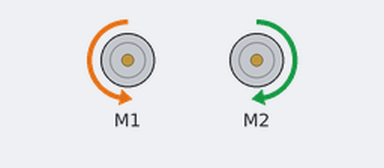
Bench run of a sketch on a simulated Arduino Leonardo, built with avr-gcc and run on an emulated ATmega32U4. Shown: 2 × DC motor (green arrow = forward, orange = backward, longer = faster).

Above: at 0.1 s.
At 3.3 s:
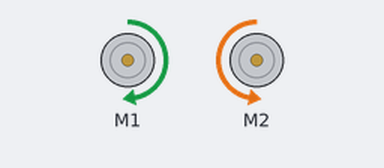
At 6.6 s:
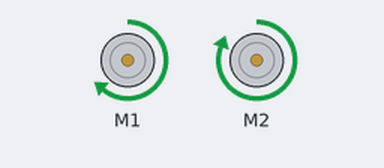
Timing chart, 0 to 8.1 s (numbered marks = the images above):
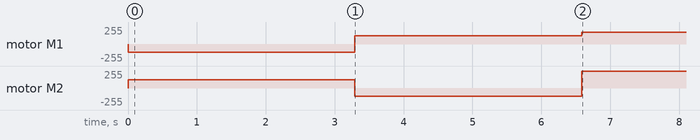

The sketch:

Challenge_2.ino
```cpp
/*
Line follower

Programmed by:
 - Rasmus Dueholm Kristiansen

*/
#include <Zumo32U4.h>


Zumo32U4Motors motors;
Zumo32U4LineSensors lineSensors;

uint64_t prevTime = 0;                                                                          // Time for previous adjustment. Used to get the delta time
float prevError = 0;                                                                            // Error for previous adjustment. Used to get the delta error.

const float mappingMaxValue = 100;                                                              // Before the programme is started, each sensor is calibrated. This is then when the programme is running mapped into a scale from 0 to 100.

// Variables for the PID controller
const float k_p = 0.6;
const float k_i = 0.1;
const float k_d = 10;

// Other variables controlling the movement.
const int defaultSpeed = 400;
const int minSpeed = 250;
const float defactorAcc = 400/(defaultSpeed * 1.0);
const float defactor = 200/(defaultSpeed * 1.0);

const float startOffset = 40;                                                                   // When the programme starts, the ZUMO is offsat, so it has to drive a shorter route.

const int calibrationSpeed = 200;                                                               // Speed for calibrating
const int calibrationAmount = 800;                                                              // Amount of calibrations.

// There are 5 sensors in total, 2 outer, two inner and one center. Because of the difference, the outer sensors will provide a more significant change in direction.
const float outerSensorFactor = 20;
const float innerSensorFactor = 1;

const int lineSensorAmount = 5;
int calibrationMinMax[lineSensorAmount][2] = {{0, 0},{0, 0},{0, 0},{0, 0},{0, 0}};              // Min and max calibration values

// Function using the calibration values, to map the sensorValue into a 0-100 number.
float sensorMap(uint16_t sensorValue, int sensorPosition) {
  int newSensorValue = map(sensorValue, calibrationMinMax[sensorPosition][0], calibrationMinMax[sensorPosition][1], 0, mappingMaxValue);

  // If the number is higher than 100 or lower than 0.
  if (newSensorValue > mappingMaxValue) newSensorValue = mappingMaxValue;
  if (newSensorValue < 0) newSensorValue = 0;

  return newSensorValue;
}

// Function using the sensor values to calculate the error, the robot must perform.
float pidController(uint16_t lineSensorValues[lineSensorAmount]) {
  float error = startOffset;

  // The first two errors are multiplied by -1 to take which side the sensors are on, into account.
  error += -1 * outerSensorFactor * (0 - sensorMap(lineSensorValues[0], 0));
  error += -1 * innerSensorFactor * (0 - sensorMap(lineSensorValues[1], 1));
  error += innerSensorFactor * (0 - sensorMap(lineSensorValues[3], 3));
  error += outerSensorFactor * (0 - sensorMap(lineSensorValues[4], 4));

  // Delta time being calculated since last time called.
  uint32_t deltaTime = micros() - prevTime;
  prevTime = micros();

  // Delta error.
  float deltaError = error - prevError;
  prevError = error;

  // Calculating each constant.
  int p = k_p * error;
  int i = k_i * error * deltaTime / 1000.0;
  int d = k_p * deltaError / deltaTime;

  // Returning them added together.
  return(p+i+d);
}

// Function for calibrating each sensor.
void calibrateSensors() {
  for (int i = 0; i < calibrationAmount; i++) {                                                 // First loop. This loops the amount of calibration points which must be taken.
    if (i < calibrationAmount / 2) {
      motors.setSpeeds(-calibrationSpeed, calibrationSpeed);
    } else {
      motors.setSpeeds(calibrationSpeed, -calibrationSpeed);
    }

    uint16_t lineSensorValues[lineSensorAmount];                                                // Variable to store the values from the linesensor.
    lineSensors.read(lineSensorValues, QTR_EMITTERS_ON);                                        // Reads the line sensor

    for (int j = 0; j < lineSensorAmount; j++) {                                                // Loops trough each value from the linesensor reading and adds them to the lineSensorsAmountTotal.
      if (calibrationMinMax[j][0] > lineSensorValues[j]) calibrationMinMax[j][0] = lineSensorValues[j];
      else if (calibrationMinMax[j][1] < lineSensorValues[j]) calibrationMinMax[j][1] = lineSensorValues[j];
    }
    delay(5);                                                                                   //waits for the robot to turn.
  }
  motors.setSpeeds(0,0);
}

// Setup function
void setup() {
  lineSensors.initFiveSensors();                                                                // Initialization
  calibrateSensors();                                                                           // Calibrates the sensors
}

// Loop function
void loop() {

  uint16_t lineSensorValues[lineSensorAmount];                                                  // Variable to store the values from the linesensor.
  lineSensors.read(lineSensorValues, QTR_EMITTERS_ON);                                          // Reads the line sensor

  float error = pidController(lineSensorValues);                                                // Gets the error from the linesensors

  int speed = defaultSpeed - abs(error) / defactorAcc;                                          // Calculates the speed with a deacceleration factor based on the error
  if (speed < minSpeed) speed = minSpeed;                                                       // The speed must not get lower than minSpeed

  motors.setSpeeds(speed - error/defactor, speed + error/defactor);                             // Applies the speed together with the error.
}
```

Measured:
- by itself, motor M1: stopped → backward 127/255 at 0.00 s, → forward 127/255 3.3 s later, → forward 180/255 3.3 s later
- by itself, motor M2: stopped → forward 127/255 at 0.00 s, → backward 127/255 3.3 s later, → forward 255/255 3.3 s later
